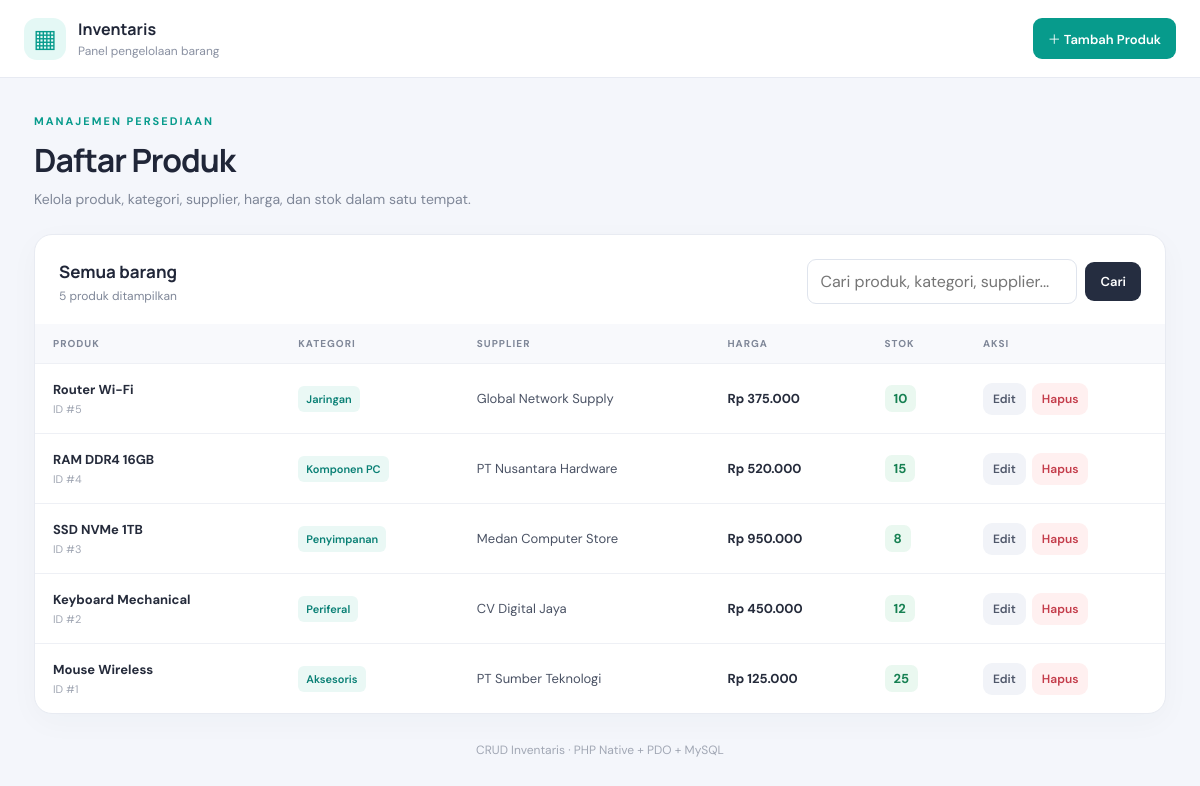
The page / on the database its author committed.
### tables this page shows
CREATE TABLE products (
    id INT AUTO_INCREMENT PRIMARY KEY,
    name VARCHAR(150) NOT NULL,
    category_id INT NOT NULL,
    supplier_id INT NOT NULL,
    price DECIMAL(12,2) NOT NULL DEFAULT 0,
    stock INT NOT NULL DEFAULT 0,
    created_at TIMESTAMP DEFAULT CURRENT_TIMESTAMP,
    CONSTRAINT fk_products_category FOREIGN KEY (category_id)
        REFERENCES categories(id) ON UPDATE CASCADE ON DELETE RESTRICT,
    CONSTRAINT fk_products_supplier FOREIGN KEY (supplier_id)
        REFERENCES suppliers(id) ON UPDATE CASCADE ON DELETE RESTRICT
);

CREATE TABLE categories (
    id INT AUTO_INCREMENT PRIMARY KEY,
    name VARCHAR(100) NOT NULL UNIQUE
);

CREATE TABLE suppliers (
    id INT AUTO_INCREMENT PRIMARY KEY,
    name VARCHAR(100) NOT NULL,
    phone VARCHAR(20) NOT NULL
);

### index.php (the view, shortened to what this page needs)
<?php
function e(mixed $value): string {
    return htmlspecialchars((string)$value, ENT_QUOTES, 'UTF-8');
}
try {
    $pdo = Database::getInstance()->getConnection();
    $search = trim((string)($_GET['q'] ?? ''));
    $sql = 'SELECT p.id, p.name, p.price, p.stock, c.name AS category_name, s.name AS supplier_name
            FROM products p
            INNER JOIN categories c ON p.category_id = c.id
            INNER JOIN suppliers s ON p.supplier_id = s.id';
    if ($search !== '') {
        $sql .= ' WHERE p.name LIKE ? OR c.name LIKE ? OR s.name LIKE ?';
        $stmt = $pdo->prepare($sql . ' ORDER BY p.id DESC');
        $term = '%' . $search . '%';
        $stmt->execute([$term, $term, $term]);
    } else {
        $stmt = $pdo->query($sql . ' ORDER BY p.id DESC');
    }
    $products = $stmt->fetchAll();
} catch (Throwable $ex) {
    error_log($ex->getMessage());
    http_response_code(500);
    $pageError = 'Tidak dapat memuat data. Pastikan MySQL aktif dan database sudah diimpor.';
    $products = [];
    $flashMessage = null;
}
?>
<!doctype html>
<html lang="id">
<head>
  <link rel="stylesheet" href="assets/style.css">
</head>
<body>
<header class="topbar">
  <div class="brand"><span class="brand-icon">▦</span><div><strong>Inventaris</strong><small>Panel pengelolaan barang</small></div></div>
  <a class="button primary" href="create.php">＋ Tambah Produk</a>
</header>
<main class="container">
  <section class="hero">
    <p class="eyebrow">MANAJEMEN PERSEDIAAN</p>
    <h1>Daftar Produk</h1>
    <p class="muted">Kelola produk, kategori, supplier, harga, dan stok dalam satu tempat.</p>
  </section>
  <section class="panel">
    <div class="panel-head">
      <div><h2>Semua barang</h2><p class="muted"><?= count($products) ?> produk ditampilkan</p></div>
      <form class="search" method="get">
        <input type="search" name="q" value="<?= e($search ?? '') ?>" placeholder="Cari produk, kategori, supplier...">
        <button class="button dark" type="submit">Cari</button>
      </form>
    </div>
    <div class="table-wrap"><table>
      <thead><tr><th>Produk</th><th>Kategori</th><th>Supplier</th><th>Harga</th><th>Stok</th><th>Aksi</th></tr></thead>
      <tbody>
      <?php foreach ($products as $p): ?>
        <tr>
          <td><strong><?= e($p['name']) ?></strong><small class="subline">ID #<?= (int)$p['id'] ?></small></td>
          <td><span class="tag"><?= e($p['category_name']) ?></span></td>
          <td><?= e($p['supplier_name']) ?></td>
          <td class="price">Rp <?= number_format((float)$p['price'], 0, ',', '.') ?></td>
          <td><span class="stock <?= (int)$p['stock'] < 5 ? 'low' : '' ?>"><?= (int)$p['stock'] ?></span></td>
          <td><div class="actions"><a class="button small light" href="edit.php?id=<?= (int)$p['id'] ?>">Edit</a>
            <form method="post" onsubmit="return confirm('Yakin ingin menghapus produk ini?')">
              <button class="button small danger" type="submit">Hapus</button>
            </form></div></td>
        </tr>
      <?php endforeach; ?>
      </tbody>
    </table></div>
  </section>
  <footer>CRUD Inventaris · PHP Native + PDO + MySQL</footer>
</main>
</body>
</html>

### assets/style.css (style rules this page uses)
:root { font-family:'DM Sans',Arial,sans-serif;color:#202638;background:#f4f6fb;font-synthesis:none }
* { box-sizing:border-box }
body { margin:0;min-height:100vh }
.topbar { height:78px;padding:0 max(24px,calc((100% - 1180px)/2));display:flex;align-items:center;justify-content:space-between;background:#fff;border-bottom:1px solid #e7eaf2 }
.brand { display:flex;gap:12px;align-items:center;color:#202638 }
.brand-icon { display:grid;place-items:center;width:42px;height:42px;border-radius:13px;background:#e4f8f5;color:#079b8c;font-size:25px;font-weight:700 }
.brand strong { display:block;font-family:Manrope,sans-serif;font-size:16px }
.brand small { display:block;color:#8a91a2;font-size:12px;margin-top:3px }
.container { max-width:1180px;margin:0 auto;padding:36px 24px 24px }
.hero { margin:0 0 26px }
.eyebrow { font-size:11px;letter-spacing:2px;font-weight:700;color:#079b8c;margin:0 0 10px }
.hero h1 { font-family:Manrope,sans-serif;font-size:32px;letter-spacing:-1px;margin:0 0 8px }
.muted { color:#7f8798;font-size:14px;margin:0 }
.panel { background:#fff;border:1px solid #e8ebf2;border-radius:18px;box-shadow:0 8px 30px #25314d08;overflow:hidden }
.panel-head { display:flex;align-items:center;justify-content:space-between;gap:20px;padding:24px 24px 20px }
.panel-head h2 { font-family:Manrope,sans-serif;font-size:17px;margin:0 0 5px }
.panel-head .muted { font-size:12px }
.search { display:flex;gap:8px;align-items:center }
.search input { width:270px }
input,select { font:inherit;border:1px solid #dfe4ed;border-radius:9px;background:#fff;padding:11px 12px;color:#252b3b;outline:none;min-width:0 }
.button { font:600 13px 'DM Sans',sans-serif;display:inline-flex;align-items:center;justify-content:center;gap:6px;border:0;border-radius:9px;padding:11px 15px;text-decoration:none;cursor:pointer;white-space:nowrap }
.primary { background:#079b8c;color:white }
.dark { background:#252d40;color:#fff }
.light { background:#f1f3f8;color:#4e5669 }
.danger { background:#fff0f0;color:#c43c4a }
.small { padding:8px 10px;font-size:12px }
.table-wrap { overflow-x:auto }
table { border-collapse:collapse;width:100%;font-size:13px;text-align:left }
thead { background:#f8f9fc;color:#7f8798;font-size:10px;text-transform:uppercase;letter-spacing:1px }
th { font-weight:700;padding:13px 18px }
td { padding:17px 18px;border-top:1px solid #eef0f5;color:#4a5264 }
td strong { color:#252b3b;font-size:13px }
.subline { display:block;color:#a0a6b3;font-size:11px;margin-top:4px }
.tag { background:#eaf8f5;color:#087f74;border-radius:6px;padding:6px 8px;font-size:11px;font-weight:600 }
.price { font-weight:700;color:#252b3b;white-space:nowrap }
.stock { display:inline-block;background:#eaf8f0;color:#168052;padding:5px 9px;border-radius:7px;font-weight:700 }
.actions { display:flex;align-items:center;gap:6px }
.actions form { margin:0 }
footer { text-align:center;color:#a1a7b4;font-size:12px;padding:28px }

### rows shown on the page
products: name "Router Wi-Fi", id "5", category.name "Jaringan", supplier.name "Global Network Supply", price "375.000", stock "10"
products: name "RAM DDR4 16GB", id "4", category.name "Komponen PC", supplier.name "PT Nusantara Hardware", price "520.000", stock "15"
products: name "SSD NVMe 1TB", id "3", category.name "Penyimpanan", supplier.name "Medan Computer Store", price "950.000", stock "8"
products: name "Keyboard Mechanical", id "2", category.name "Periferal", supplier.name "CV Digital Jaya", price "450.000", stock "12"
products: name "Mouse Wireless", id "1", category.name "Aksesoris", supplier.name "PT Sumber Teknologi", price "125.000", stock "25"

### other values the page prints
count($products) "5"
